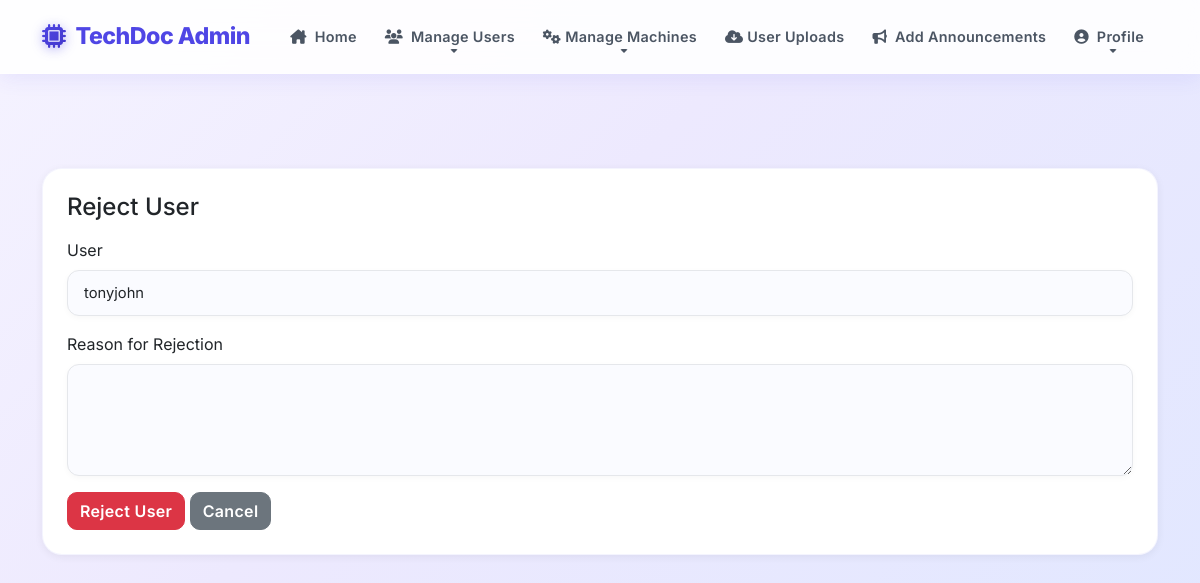
Before: /wadmin/RejectUser/2 with the older database file.
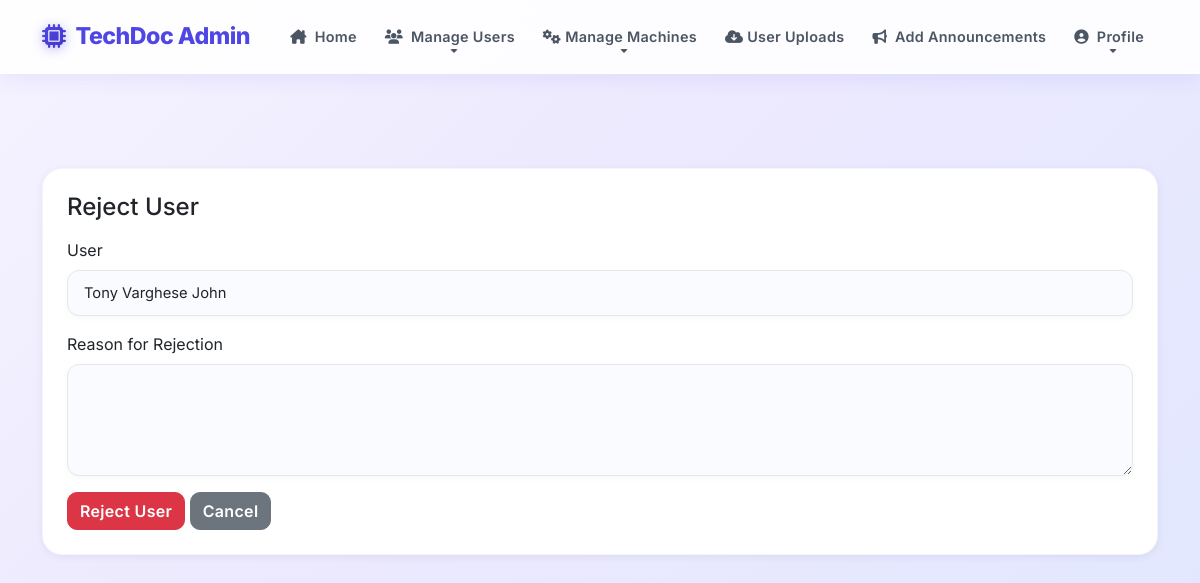
After: the same page with the newer database file.
### guest/models.py (models this page shows)
class User(models.Model):
    name = models.CharField(max_length=50)
    contact = models.CharField(max_length=50)
    employeid = models.CharField(max_length=50)
    email = models.EmailField(unique=True, null=True)
    gender = models.CharField(max_length=50)
    photo = models.FileField(upload_to='UserPhoto/')
    password = models.CharField(max_length=50)
    status = models.CharField(max_length=20, default='pending')
    class Meta:
        db_table = 'tbl_user'

### wadmin/views.py (the view, shortened to what this page needs)
# urls.py: path('RejectUser/<int:id>', views.rejectuser, name="rejectuser"),
def rejectuser(request, id):
    user = User.objects.get(id=id)
    return render(request,"admin/RejectUser.html",{"user":user})

### wadmin/Templates/admin/RejectUser.html (shortened to what this page needs)
{% include "admin/Header.html" %}
<div class="container mt-5">
    <div class="card shadow p-4">
        <h4 class="mb-3">Reject User</h4>
        <form method="POST">
            <div class="mb-3">
                <label class="form-label">User</label>
                <input type="text" class="form-control" value="{{user.name}}" readonly>
            </div>
            <div class="mb-3">
                <label class="form-label">Reason for Rejection</label>
                <textarea name="reason" class="form-control" rows="4" required></textarea>
            </div>
            <button class="btn btn-danger">Reject User</button>
            <a href="{% url 'wadmin:newusers' %}" class="btn btn-secondary">Cancel</a>
        </form>
    </div>
</div>

Changed rows visible on the page:
changed User: name "tonyjohn" → "Tony Varghese John"
